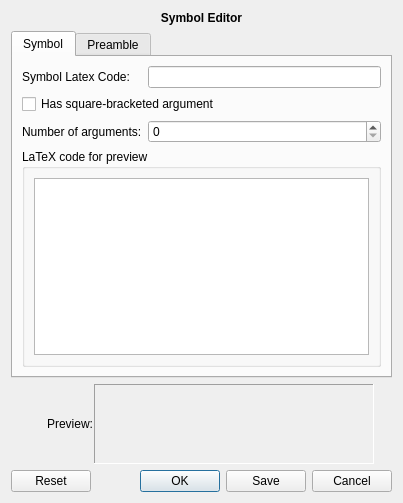
<?xml version="1.0" encoding="UTF-8"?>
<ui version="4.0">
 <class>KLFSymbolEditor</class>
 <widget class="QWidget" name="KLFSymbolEditor">
  <property name="geometry">
   <rect>
    <x>0</x>
    <y>0</y>
    <width>403</width>
    <height>503</height>
   </rect>
  </property>
  <property name="windowTitle">
   <string>Form</string>
  </property>
  <layout class="QGridLayout" name="gridLayout_5">
   <item row="0" column="0">
    <widget class="QLabel" name="lblTitle">
     <property name="font">
      <font>
       <weight>75</weight>
       <bold>true</bold>
      </font>
     </property>
     <property name="text">
      <string>Symbol Editor</string>
     </property>
     <property name="alignment">
      <set>Qt::AlignCenter</set>
     </property>
    </widget>
   </item>
   <item row="1" column="0">
    <widget class="QTabWidget" name="tabWidget">
     <property name="currentIndex">
      <number>0</number>
     </property>
     <widget class="QWidget" name="tabSymbol">
      <attribute name="title">
       <string>Symbol</string>
      </attribute>
      <layout class="QGridLayout" name="lyt_tabSymbol">
       <item row="0" column="0">
        <widget class="QLabel" name="lblSymbolLatex">
         <property name="text">
          <string>Symbol Latex Code:</string>
         </property>
        </widget>
       </item>
       <item row="0" column="1">
        <widget class="QLineEdit" name="txtSymbolLatex"/>
       </item>
       <item row="1" column="0" colspan="2">
        <widget class="QCheckBox" name="chkHasSqBracketArg">
         <property name="text">
          <string>Has square-bracketed argument</string>
         </property>
        </widget>
       </item>
       <item row="2" column="0">
        <widget class="QLabel" name="lblNArgs">
         <property name="text">
          <string>Number of arguments:</string>
         </property>
        </widget>
       </item>
       <item row="2" column="1">
        <widget class="QSpinBox" name="spnNArgs">
         <property name="minimum">
          <number>0</number>
         </property>
         <property name="maximum">
          <number>10</number>
         </property>
        </widget>
       </item>
       <item row="3" column="0" colspan="2">
        <widget class="QGroupBox" name="gbxLatexPreview">
         <property name="title">
          <string>LaTeX code for preview</string>
         </property>
         <layout class="QGridLayout" name="gridLayout_2">
          <item row="0" column="0">
           <widget class="KLFLatexEdit" name="txtSymbolPreview">
            <property name="sizePolicy">
             <sizepolicy hsizetype="Preferred" vsizetype="Preferred">
              <horstretch>0</horstretch>
              <verstretch>0</verstretch>
             </sizepolicy>
            </property>
           </widget>
          </item>
         </layout>
        </widget>
       </item>
      </layout>
     </widget>
     <widget class="QWidget" name="tabPreamble">
      <attribute name="title">
       <string>Preamble</string>
      </attribute>
      <layout class="QGridLayout" name="lyt_tabPreamble" rowstretch="0,1,1,4,0,0,0">
       <item row="1" column="0">
        <widget class="QLabel" name="listPackages">
         <property name="text">
          <string notr="true">&lt;packages list&gt;</string>
         </property>
        </widget>
       </item>
       <item row="2" column="0">
        <widget class="QWidget" name="wAddPackage" native="true">
         <property name="sizePolicy">
          <sizepolicy hsizetype="Preferred" vsizetype="Fixed">
           <horstretch>0</horstretch>
           <verstretch>0</verstretch>
          </sizepolicy>
         </property>
         <layout class="QGridLayout" name="lyt_wAddPackage" columnstretch="1,4,0">
          <property name="margin">
           <number>0</number>
          </property>
          <item row="0" column="0">
           <spacer name="hspcAddPackage">
            <property name="orientation">
             <enum>Qt::Horizontal</enum>
            </property>
            <property name="sizeType">
             <enum>QSizePolicy::Preferred</enum>
            </property>
            <property name="sizeHint" stdset="0">
             <size>
              <width>59</width>
              <height>20</height>
             </size>
            </property>
           </spacer>
          </item>
          <item row="0" column="1">
           <widget class="QComboBox" name="cbxAddPackage"/>
          </item>
          <item row="0" column="2">
           <widget class="QToolButton" name="btnAddPackage">
            <property name="sizePolicy">
             <sizepolicy hsizetype="Fixed" vsizetype="Fixed">
              <horstretch>0</horstretch>
              <verstretch>0</verstretch>
             </sizepolicy>
            </property>
            <property name="text">
             <string>Add</string>
            </property>
           </widget>
          </item>
         </layout>
        </widget>
       </item>
       <item row="6" column="0">
        <spacer name="vspcPreambleBottom">
         <property name="orientation">
          <enum>Qt::Vertical</enum>
         </property>
         <property name="sizeType">
          <enum>QSizePolicy::Preferred</enum>
         </property>
         <property name="sizeHint" stdset="0">
          <size>
           <width>20</width>
           <height>40</height>
          </size>
         </property>
        </spacer>
       </item>
       <item row="0" column="0">
        <spacer name="vspcPreambleTop">
         <property name="orientation">
          <enum>Qt::Vertical</enum>
         </property>
         <property name="sizeType">
          <enum>QSizePolicy::Preferred</enum>
         </property>
         <property name="sizeHint" stdset="0">
          <size>
           <width>20</width>
           <height>20</height>
          </size>
         </property>
        </spacer>
       </item>
       <item row="5" column="0">
        <widget class="KLFLatexEdit" name="txtSymbolPreamble">
         <property name="sizePolicy">
          <sizepolicy hsizetype="Preferred" vsizetype="Preferred">
           <horstretch>0</horstretch>
           <verstretch>0</verstretch>
          </sizepolicy>
         </property>
        </widget>
       </item>
       <item row="4" column="0">
        <widget class="QLabel" name="lblMorePreamble">
         <property name="text">
          <string>Additional Preamble Definitions</string>
         </property>
        </widget>
       </item>
       <item row="3" column="0">
        <widget class="Line" name="linePreamble">
         <property name="orientation">
          <enum>Qt::Horizontal</enum>
         </property>
        </widget>
       </item>
      </layout>
     </widget>
    </widget>
   </item>
   <item row="2" column="0">
    <layout class="QHBoxLayout" name="lytSymbolPreview">
     <property name="spacing">
      <number>1</number>
     </property>
     <property name="sizeConstraint">
      <enum>QLayout::SetFixedSize</enum>
     </property>
     <item>
      <widget class="QLabel" name="lblPromptPreview">
       <property name="text">
        <string>Preview:</string>
       </property>
       <property name="alignment">
        <set>Qt::AlignRight|Qt::AlignTrailing|Qt::AlignVCenter</set>
       </property>
      </widget>
     </item>
     <item>
      <widget class="QLabel" name="lblSymbolPreview">
       <property name="sizePolicy">
        <sizepolicy hsizetype="Fixed" vsizetype="Fixed">
         <horstretch>0</horstretch>
         <verstretch>0</verstretch>
        </sizepolicy>
       </property>
       <property name="minimumSize">
        <size>
         <width>280</width>
         <height>80</height>
        </size>
       </property>
       <property name="maximumSize">
        <size>
         <width>280</width>
         <height>80</height>
        </size>
       </property>
       <property name="frameShape">
        <enum>QFrame::Panel</enum>
       </property>
       <property name="frameShadow">
        <enum>QFrame::Sunken</enum>
       </property>
       <property name="text">
        <string notr="true"/>
       </property>
       <property name="textFormat">
        <enum>Qt::PlainText</enum>
       </property>
      </widget>
     </item>
     <item>
      <spacer name="hspcPreviewRight">
       <property name="orientation">
        <enum>Qt::Horizontal</enum>
       </property>
       <property name="sizeType">
        <enum>QSizePolicy::Preferred</enum>
       </property>
       <property name="sizeHint" stdset="0">
        <size>
         <width>18</width>
         <height>20</height>
        </size>
       </property>
      </spacer>
     </item>
    </layout>
   </item>
   <item row="3" column="0">
    <widget class="QDialogButtonBox" name="btns">
     <property name="standardButtons">
      <set>QDialogButtonBox::Cancel|QDialogButtonBox::Ok|QDialogButtonBox::Reset|QDialogButtonBox::Save</set>
     </property>
    </widget>
   </item>
  </layout>
 </widget>
 <customwidgets>
  <customwidget>
   <class>KLFLatexEdit</class>
   <extends>QTextEdit</extends>
   <header>klflatexedit.h</header>
  </customwidget>
 </customwidgets>
 <resources/>
 <connections/>
</ui>
